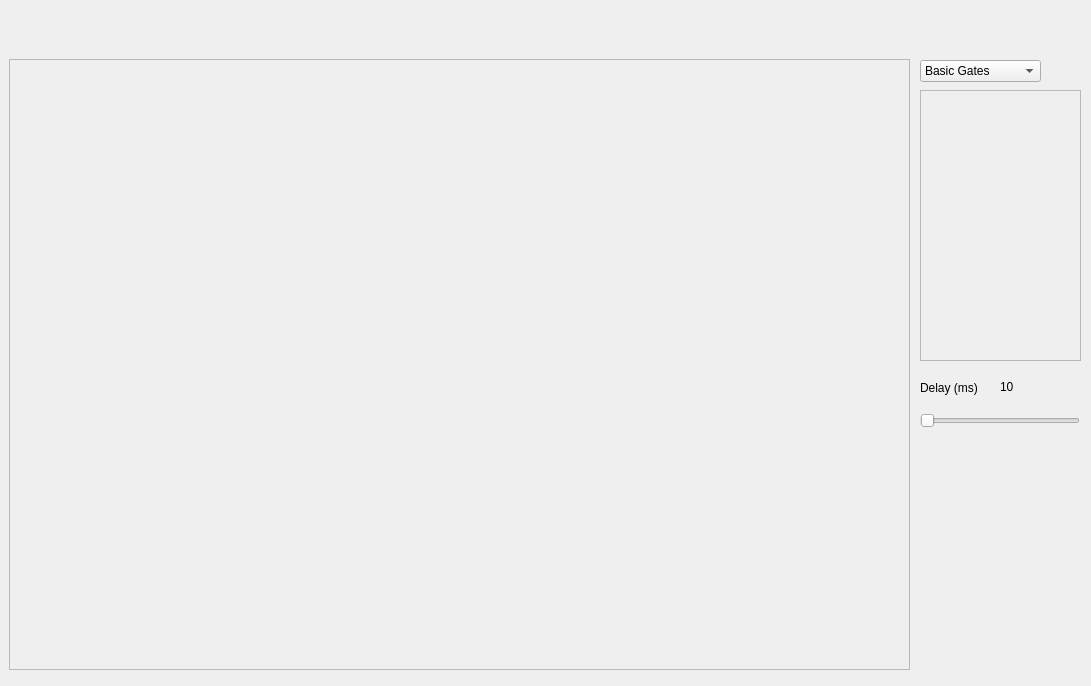
<?xml version="1.0" encoding="UTF-8"?>
<ui version="4.0">
 <class>Widget</class>
 <widget class="QWidget" name="Widget">
  <property name="geometry">
   <rect>
    <x>0</x>
    <y>0</y>
    <width>1091</width>
    <height>686</height>
   </rect>
  </property>
  <property name="windowTitle">
   <string>Widget</string>
  </property>
  <widget class="QScrollArea" name="board_scrollArea">
   <property name="geometry">
    <rect>
     <x>9</x>
     <y>59</y>
     <width>901</width>
     <height>611</height>
    </rect>
   </property>
   <property name="widgetResizable">
    <bool>true</bool>
   </property>
   <widget class="QWidget" name="scrollAreaWidgetContents">
    <property name="geometry">
     <rect>
      <x>0</x>
      <y>0</y>
      <width>899</width>
      <height>609</height>
     </rect>
    </property>
   </widget>
  </widget>
  <widget class="QScrollArea" name="components_scrollArea">
   <property name="geometry">
    <rect>
     <x>920</x>
     <y>90</y>
     <width>161</width>
     <height>271</height>
    </rect>
   </property>
   <property name="widgetResizable">
    <bool>true</bool>
   </property>
   <widget class="QWidget" name="scrollAreaWidgetContents_2">
    <property name="geometry">
     <rect>
      <x>0</x>
      <y>0</y>
      <width>159</width>
      <height>269</height>
     </rect>
    </property>
   </widget>
  </widget>
  <widget class="QComboBox" name="component_Type">
   <property name="geometry">
    <rect>
     <x>920</x>
     <y>60</y>
     <width>121</width>
     <height>22</height>
    </rect>
   </property>
   <item>
    <property name="text">
     <string>Basic Gates</string>
    </property>
   </item>
   <item>
    <property name="text">
     <string>Compound Gates</string>
    </property>
   </item>
   <item>
    <property name="text">
     <string>IO Gates</string>
    </property>
   </item>
   <item>
    <property name="text">
     <string>Additional Gates</string>
    </property>
   </item>
  </widget>
  <widget class="QSlider" name="Speed">
   <property name="geometry">
    <rect>
     <x>920</x>
     <y>410</y>
     <width>160</width>
     <height>22</height>
    </rect>
   </property>
   <property name="orientation">
    <enum>Qt::Horizontal</enum>
   </property>
  </widget>
  <widget class="QLabel" name="Delay">
   <property name="geometry">
    <rect>
     <x>1000</x>
     <y>380</y>
     <width>46</width>
     <height>13</height>
    </rect>
   </property>
   <property name="text">
    <string>10</string>
   </property>
  </widget>
  <widget class="QLabel" name="delayTime">
   <property name="geometry">
    <rect>
     <x>920</x>
     <y>380</y>
     <width>61</width>
     <height>16</height>
    </rect>
   </property>
   <property name="text">
    <string>Delay (ms) :</string>
   </property>
  </widget>
 </widget>
 <layoutdefault spacing="6" margin="11"/>
 <resources/>
 <connections/>
</ui>
